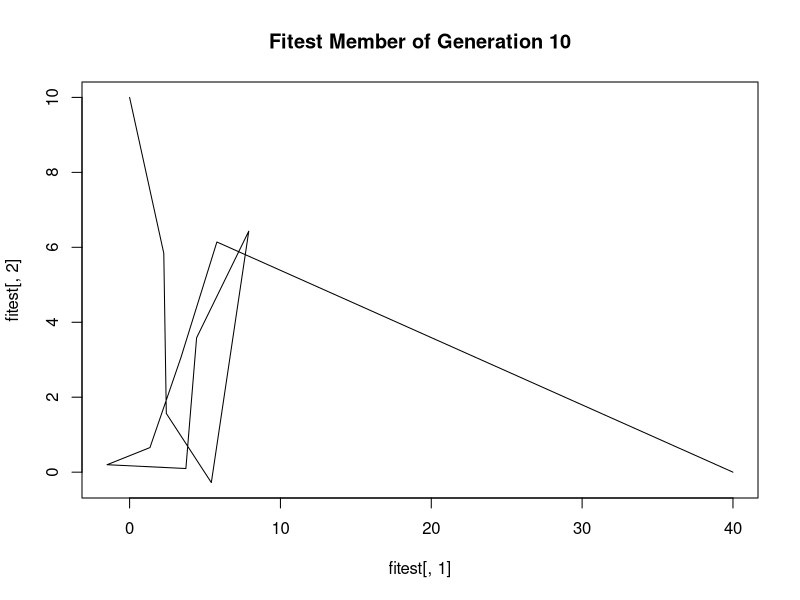
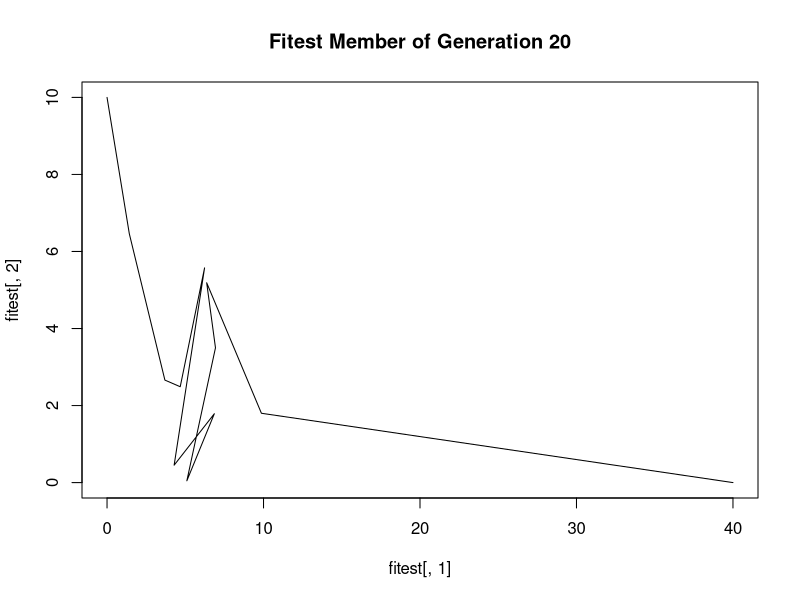
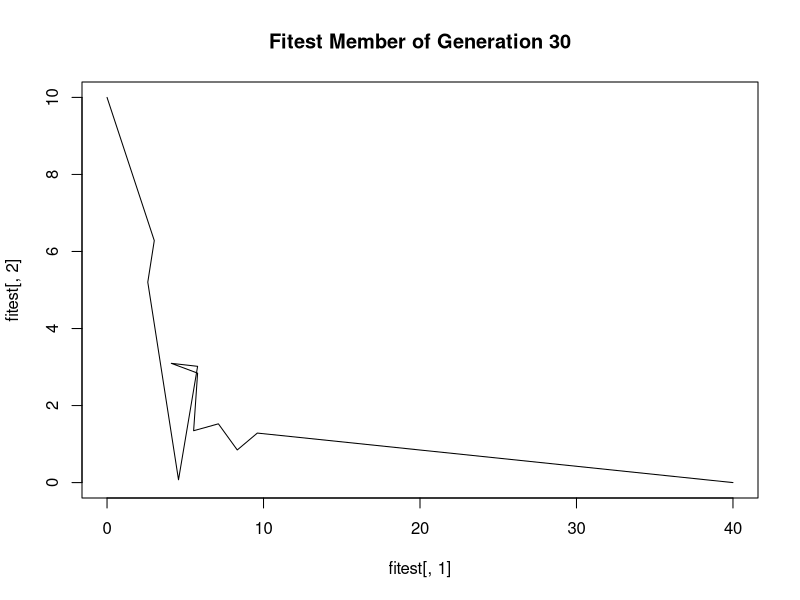
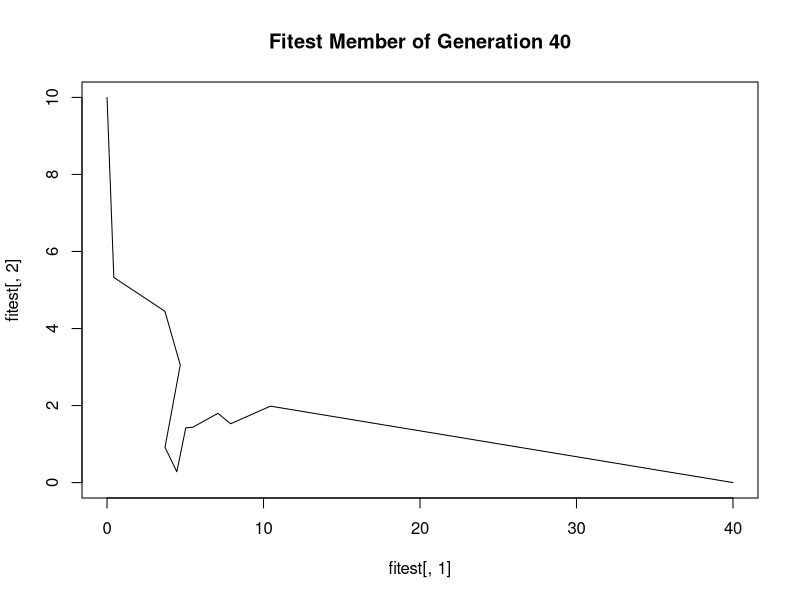
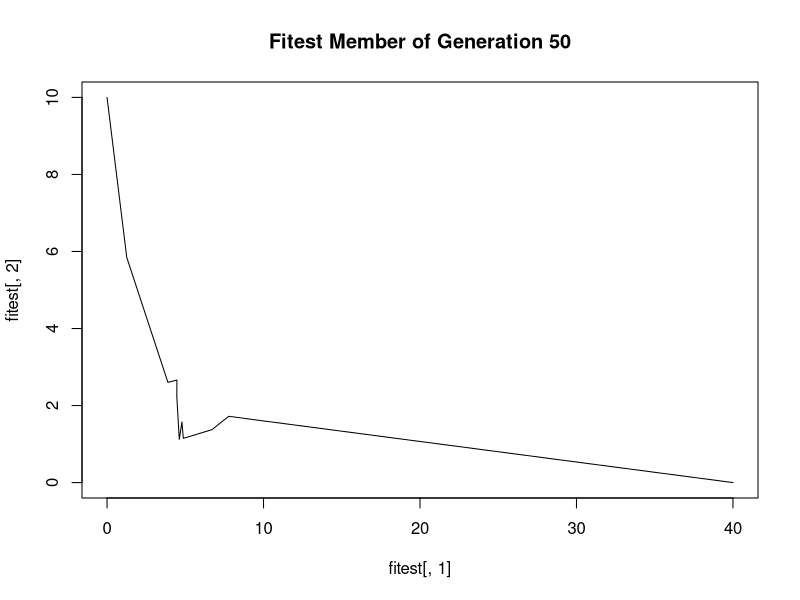
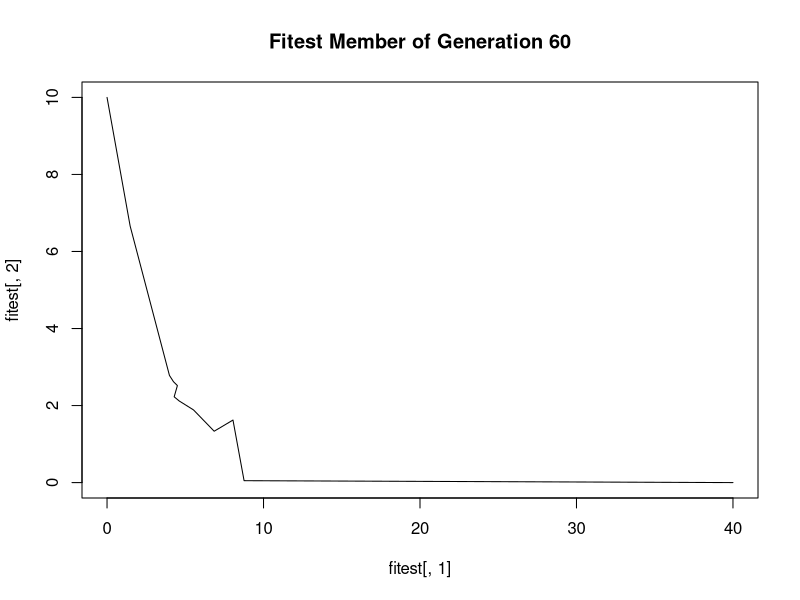
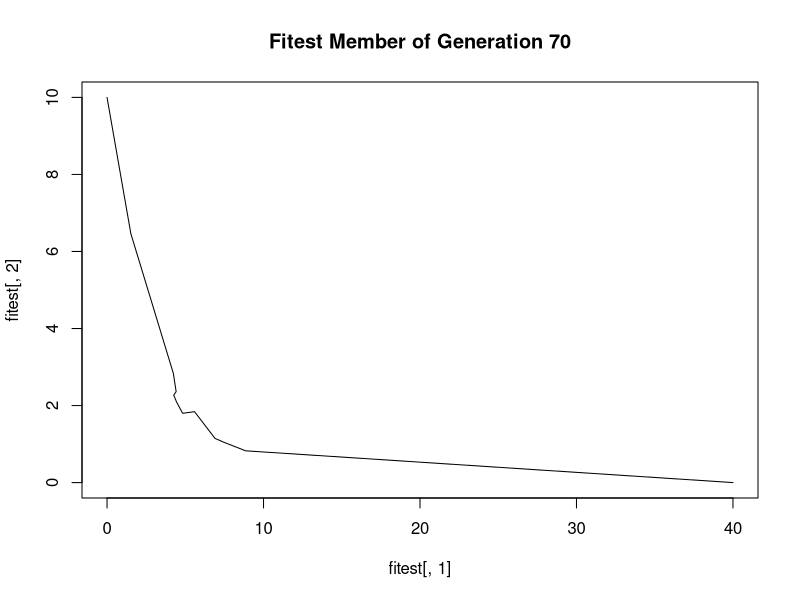
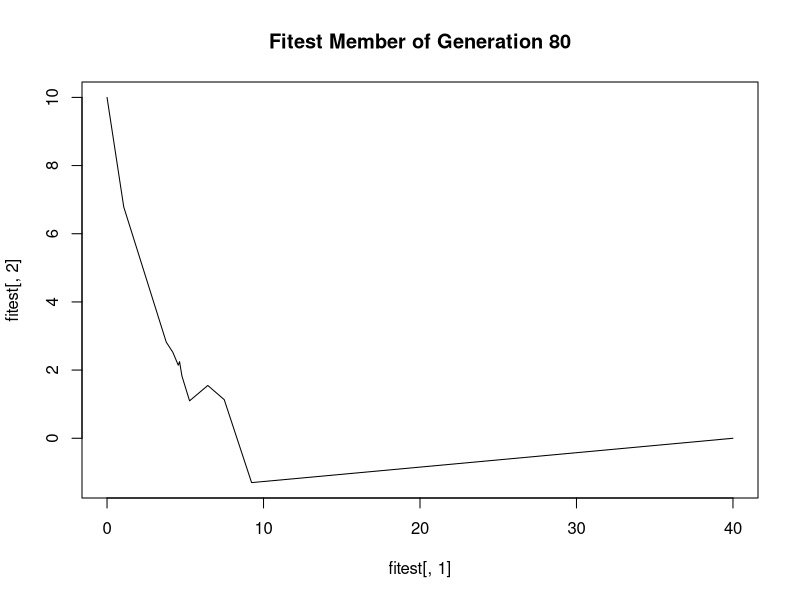

R code for these plots, in order: (Note: this script raises an error after producing the figures.)
library(abind)
library(dplyr)

# Some global parameters for the problem


A_y    <- 10;
B_x    <- 40;
R      <- 10;
g      <- 9.81;
pop    <- 100;
remove <- 0.5;
generations <- 10000;
mutation_size <- 0.007;
descending <- TRUE; 

initial_population_random <- function(A_y, genotype_length, number_of_genotypes){
  # return the matrix. 
  # Change 'runif' if a different distribution is wanted
  return(
    array(
      runif(
        genotype_length * number_of_genotypes * 2, 
        min = 0,
        max = A_y
      ),
      dim = c(genotype_length, 2, number_of_genotypes)
    )
  )
}

mutation_cauchy <- function(population, location, spread){
  change <- array(
    rcauchy(prod(dim(population)), location = location, scale = spread),
    dim = dim(population)
  );
  return(
    # add on a random number to each element from a cauchy distribution
    array(as.numeric(population) + as.numeric(change), dim = dim(population))
  )
}

# bread two genotypes
crossover_bread <- function(gen_1, gen_2){
  pivot_point <- sample(2:(dim(gen_1)[1] - 1), size = 1);
  return(rbind(gen_1[1:pivot_point, ], gen_2[(pivot_point + 1):dim(gen_2)[1], ]))
}


# apply the crossover algorithm
crossover_basic <- function(population, number_of_offspring){
  # Get the people chosen for crossover
  chosen_people <- population[ , , sample(1:dim(population)[3], size = number_of_offspring * 2, replace = F)];
  
  offspring <- array(dim = c(dim(population)[1], 2, 0));
  # for each child needed: 
  for (genotype in 1:(dim(chosen_people)[3] / 2)){
    # figure out who their parents will be (already randomly sorted)
    gen1 <- chosen_people[, , genotype];
    gen2 <- chosen_people[, , dim(chosen_people)[3] + 1 - genotype];
    
    # create the child
    current_offspring <- crossover_bread(gen1, gen2);
    
    offspring <- abind(offspring, current_offspring, along = 3);
  }
  return(abind(population, offspring, along = 3));
}

# add the start and end c
add_start_end <- function(genotype){
  return(
    rbind(
      array(c(0, A_y), dim = c(1, 2)), genotype, 
      array(c(B_x, 0), dim = c(1, 2)))
    )
}

# apply fitness function to a single genotype (eom derived)
fitness_function_eom <- function(genotype){
  genotype <- add_start_end(genotype);
  
  # calculate the drop in height from A_y to each height
  height_drop <- abs(A_y - genotype[,2]);
  
  # determine the velocities (loss in GPE is gain in KE)
  velocities <- sqrt(2 * height_drop * g);
  total_time <- 0;
  
  # for each edge in our curve
  for (segment_index in 1:(dim(genotype)[1] - 1)){
    # calculate the difference in height between the two heights of the segment
    y_diff <- abs(genotype[segment_index, 2] - genotype[segment_index + 1, 2]);
    x_diff <- abs(genotype[segment_index, 1] - genotype[segment_index + 1, 1]);
    
    # get the coordinates of the segment
    first_coordinate  <- c(genotype[segment_index, 1],  genotype[segment_index, 2]);
    second_coordinate <- c(genotype[segment_index + 1, 1],  genotype[segment_index + 1, 2]);
    
    # calculate the distance between the coordinates
    distance <- sqrt(sum(abs(first_coordinate - second_coordinate)**2));
    
    # calculate acceleration in the direction of the segment 
    acceleration <- g * (y_diff / x_diff); 
    
    # determine the time according to the equations of motion
    total_time <- total_time + ((2 * distance) / (velocities[segment_index] + velocities[segment_index + 1]));
    
  }
  return(total_time)
}


# calculate fitness euclidean
fitness_function <- function(population){
  fitnesses <- apply(population, MARGIN = 3, FUN = function(genotype){
    return(fitness_function_eom(genotype))
  })
  return(fitnesses)
}

# perform selection
selection <- function(population, number_to_remove){
  fitnesses <- fitness_function(population);
  fitness_order <- order(fitnesses, decreasing = descending);
  new_population <- population[, ,fitness_order];
  new_population <- new_population[ , , (number_to_remove + 1):(dim(new_population)[3])];
  return(new_population)
}


initial_population <- initial_population_random(A_y = A_y, genotype_length = R, number_of_genotypes = pop);
current_population <- initial_population; 

fitnesses <- c();

start.time <- Sys.time();

for (i in 1:generations){
  print(paste0("Current Generation: ", i, "/", generations))
  current_population <- current_population %>% 
    mutation_cauchy(location = 0, spread = mutation_size) %>%
    crossover_basic(number_of_offspring = as.integer(remove * pop)) %>%
    selection(number_to_remove = as.integer(remove * pop)); 
  
  fitest <- current_population[, ,1];
  fitest_fitness <- fitness_function_eom(fitest); 
  fitnesses <-  append(fitnesses, fitest_fitness);
  
  if (i == 1){
    initial_fitness <- as.numeric(fitest_fitness); 
    initial_member <- add_start_end(fitest); 
  }
  
  if (i %% 10 == 0){
    jpeg(file = paste0("gif/generation_", i, ".jpg"))
    fitest <- add_start_end(fitest);
    
    plot(fitest[,1], fitest[,2], type = "l", main = paste0("Fitest Member of Generation ", i))
    dev.off()
  }
  
  print(paste0("Current Fitness: ", fitest_fitness));
}

fitest <- add_start_end(fitest)

plot(initial_member[,1], initial_member[,2], main = "Fitest Member of First Generation")
plot(fitest[,1], fitest[,2], type = "l", main = "Fitest Member of Final Generation")
plot(1:length(fitnesses), fitnesses, main = "Fitness of Best Member in Each Generation")
print("====================================")
print(paste0("Elapsed Time (seconds): ", Sys.time() - start.time))
print("====================================")
print(paste0("Inital Best Fitness: ", initial_fitness))
print(paste0("Final Best Fitness : ", fitest_fitness))
print("====================================")
